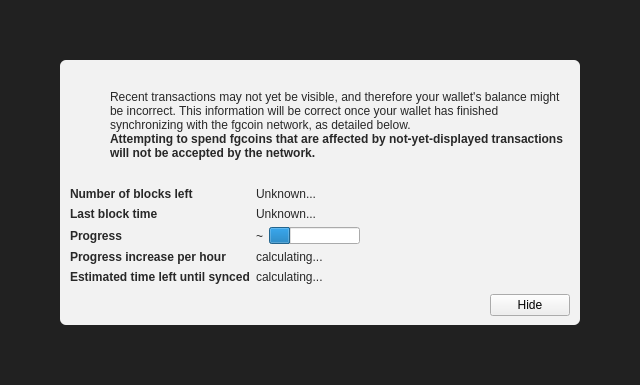
<?xml version="1.0" encoding="UTF-8"?>
<ui version="4.0">
 <class>ModalOverlay</class>
 <widget class="ModalOverlay" name="ModalOverlay">
  <property name="geometry">
   <rect>
    <x>0</x>
    <y>0</y>
    <width>640</width>
    <height>385</height>
   </rect>
  </property>
  <property name="windowTitle">
   <string>Form</string>
  </property>
  <layout class="QVBoxLayout" name="verticalLayout" stretch="0">
   <property name="sizeConstraint">
    <enum>QLayout::SetDefaultConstraint</enum>
   </property>
   <property name="leftMargin">
    <number>0</number>
   </property>
   <property name="topMargin">
    <number>0</number>
   </property>
   <property name="rightMargin">
    <number>0</number>
   </property>
   <property name="bottomMargin">
    <number>0</number>
   </property>
   <item>
    <widget class="QWidget" name="bgWidget" native="true">
     <property name="styleSheet">
      <string notr="true">#bgWidget { background: rgba(0,0,0,220); }</string>
     </property>
     <layout class="QVBoxLayout" name="verticalLayoutMain" stretch="1">
      <property name="leftMargin">
       <number>60</number>
      </property>
      <property name="topMargin">
       <number>60</number>
      </property>
      <property name="rightMargin">
       <number>60</number>
      </property>
      <property name="bottomMargin">
       <number>60</number>
      </property>
      <item>
       <widget class="QWidget" name="contentWidget" native="true">
        <property name="styleSheet">
         <string notr="true">#contentWidget { background: rgba(255,255,255,240); border-radius: 6px; }

QLabel { color: rgb(40,40,40);  }</string>
        </property>
        <layout class="QVBoxLayout" name="verticalLayoutSub" stretch="1,0,0,0">
         <property name="spacing">
          <number>0</number>
         </property>
         <property name="leftMargin">
          <number>10</number>
         </property>
         <property name="topMargin">
          <number>10</number>
         </property>
         <property name="rightMargin">
          <number>10</number>
         </property>
         <property name="bottomMargin">
          <number>10</number>
         </property>
         <item>
          <layout class="QHBoxLayout" name="horizontalLayoutIconText" stretch="0,1">
           <property name="topMargin">
            <number>20</number>
           </property>
           <item>
            <layout class="QVBoxLayout" name="verticalLayoutIcon">
             <property name="leftMargin">
              <number>0</number>
             </property>
             <item>
              <widget class="QPushButton" name="warningIcon">
               <property name="enabled">
                <bool>false</bool>
               </property>
               <property name="text">
                <string/>
               </property>
               <property name="icon">
                <iconset>
                 <normaloff>:/icons/warning</normaloff>
                 <disabledoff>:/icons/warning</disabledoff>:/icons/warning</iconset>
               </property>
               <property name="iconSize">
                <size>
                 <width>48</width>
                 <height>48</height>
                </size>
               </property>
               <property name="flat">
                <bool>true</bool>
               </property>
              </widget>
             </item>
             <item>
              <spacer name="verticalSpacerWarningIcon">
               <property name="orientation">
                <enum>Qt::Vertical</enum>
               </property>
               <property name="sizeHint" stdset="0">
                <size>
                 <width>20</width>
                 <height>40</height>
                </size>
               </property>
              </spacer>
             </item>
            </layout>
           </item>
           <item>
            <layout class="QVBoxLayout" name="verticalLayoutInfoText">
             <property name="leftMargin">
              <number>0</number>
             </property>
             <property name="topMargin">
              <number>0</number>
             </property>
             <item>
              <widget class="QLabel" name="infoText">
               <property name="text">
                <string>Recent transactions may not yet be visible, and therefore your wallet's balance might be incorrect. This information will be correct once your wallet has finished synchronizing with the fgcoin network, as detailed below.</string>
               </property>
               <property name="textFormat">
                <enum>Qt::RichText</enum>
               </property>
               <property name="wordWrap">
                <bool>true</bool>
               </property>
              </widget>
             </item>
             <item>
              <widget class="QLabel" name="infoTextStrong">
               <property name="font">
                <font>
                 <weight>75</weight>
                 <bold>true</bold>
                </font>
               </property>
               <property name="text">
                <string>Attempting to spend fgcoins that are affected by not-yet-displayed transactions will not be accepted by the network.</string>
               </property>
               <property name="textFormat">
                <enum>Qt::RichText</enum>
               </property>
               <property name="wordWrap">
                <bool>true</bool>
               </property>
              </widget>
             </item>
             <item>
              <spacer name="verticalSpacerInTextSpace">
               <property name="orientation">
                <enum>Qt::Vertical</enum>
               </property>
               <property name="sizeHint" stdset="0">
                <size>
                 <width>20</width>
                 <height>40</height>
                </size>
               </property>
              </spacer>
             </item>
            </layout>
           </item>
          </layout>
         </item>
         <item>
          <spacer name="verticalSpacerAfterText">
           <property name="orientation">
            <enum>Qt::Vertical</enum>
           </property>
           <property name="sizeHint" stdset="0">
            <size>
             <width>20</width>
             <height>40</height>
            </size>
           </property>
          </spacer>
         </item>
         <item>
          <layout class="QFormLayout" name="formLayout">
           <property name="fieldGrowthPolicy">
            <enum>QFormLayout::FieldsStayAtSizeHint</enum>
           </property>
           <property name="horizontalSpacing">
            <number>6</number>
           </property>
           <property name="verticalSpacing">
            <number>6</number>
           </property>
           <property name="topMargin">
            <number>10</number>
           </property>
           <item row="0" column="0">
            <widget class="QLabel" name="labelNumberOfBlocksLeft">
             <property name="font">
              <font>
               <weight>75</weight>
               <bold>true</bold>
              </font>
             </property>
             <property name="text">
              <string>Number of blocks left</string>
             </property>
            </widget>
           </item>
           <item row="0" column="1">
            <widget class="QLabel" name="numberOfBlocksLeft">
             <property name="text">
              <string>Unknown...</string>
             </property>
            </widget>
           </item>
           <item row="1" column="0">
            <widget class="QLabel" name="labelLastBlockTime">
             <property name="font">
              <font>
               <weight>75</weight>
               <bold>true</bold>
              </font>
             </property>
             <property name="text">
              <string>Last block time</string>
             </property>
            </widget>
           </item>
           <item row="1" column="1">
            <widget class="QLabel" name="newestBlockDate">
             <property name="sizePolicy">
              <sizepolicy hsizetype="Maximum" vsizetype="Preferred">
               <horstretch>0</horstretch>
               <verstretch>0</verstretch>
              </sizepolicy>
             </property>
             <property name="text">
              <string>Unknown...</string>
             </property>
            </widget>
           </item>
           <item row="2" column="0">
            <widget class="QLabel" name="labelSyncDone">
             <property name="font">
              <font>
               <weight>75</weight>
               <bold>true</bold>
              </font>
             </property>
             <property name="text">
              <string>Progress</string>
             </property>
            </widget>
           </item>
           <item row="2" column="1">
            <layout class="QHBoxLayout" name="horizontalLayoutSync" stretch="0,1">
             <item>
              <widget class="QLabel" name="percentageProgress">
               <property name="text">
                <string notr="true">~</string>
               </property>
              </widget>
             </item>
             <item>
              <widget class="QProgressBar" name="progressBar">
               <property name="value">
                <number>24</number>
               </property>
               <property name="format">
                <string/>
               </property>
              </widget>
             </item>
            </layout>
           </item>
           <item row="4" column="0">
            <widget class="QLabel" name="labelProgressIncrease">
             <property name="font">
              <font>
               <weight>75</weight>
               <bold>true</bold>
              </font>
             </property>
             <property name="text">
              <string>Progress increase per hour</string>
             </property>
            </widget>
           </item>
           <item row="4" column="1">
            <widget class="QLabel" name="progressIncreasePerH">
             <property name="text">
              <string>calculating...</string>
             </property>
            </widget>
           </item>
           <item row="5" column="0">
            <widget class="QLabel" name="labelEstimatedTimeLeft">
             <property name="font">
              <font>
               <weight>75</weight>
               <bold>true</bold>
              </font>
             </property>
             <property name="text">
              <string>Estimated time left until synced</string>
             </property>
            </widget>
           </item>
           <item row="5" column="1">
            <widget class="QLabel" name="expectedTimeLeft">
             <property name="text">
              <string>calculating...</string>
             </property>
            </widget>
           </item>
          </layout>
         </item>
         <item>
          <layout class="QHBoxLayout" name="horizontalLayoutButtons">
           <property name="leftMargin">
            <number>10</number>
           </property>
           <property name="topMargin">
            <number>10</number>
           </property>
           <item>
            <spacer name="horizontalSpacer">
             <property name="orientation">
              <enum>Qt::Horizontal</enum>
             </property>
             <property name="sizeHint" stdset="0">
              <size>
               <width>40</width>
               <height>20</height>
              </size>
             </property>
            </spacer>
           </item>
           <item>
            <widget class="QPushButton" name="closeButton">
             <property name="text">
              <string>Hide</string>
             </property>
            </widget>
           </item>
          </layout>
         </item>
        </layout>
       </widget>
      </item>
     </layout>
    </widget>
   </item>
  </layout>
 </widget>
 <customwidgets>
  <customwidget>
   <class>ModalOverlay</class>
   <extends>QWidget</extends>
   <header>qt/modaloverlay.h</header>
   <container>1</container>
  </customwidget>
 </customwidgets>
 <resources/>
 <connections/>
</ui>
